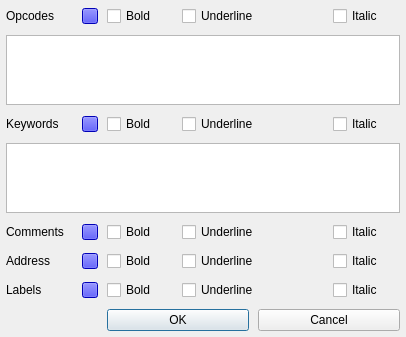
<?xml version="1.0" encoding="UTF-8"?>
<ui version="4.0">
 <class>Form</class>
 <widget class="QWidget" name="Form">
  <property name="geometry">
   <rect>
    <x>0</x>
    <y>0</y>
    <width>406</width>
    <height>328</height>
   </rect>
  </property>
  <property name="windowTitle">
   <string>Form</string>
  </property>
  <layout class="QGridLayout" name="gridLayout_2">
   <property name="horizontalSpacing">
    <number>9</number>
   </property>
   <item row="0" column="2">
    <widget class="QCheckBox" name="checkBox">
     <property name="text">
      <string>Bold</string>
     </property>
    </widget>
   </item>
   <item row="1" column="0" colspan="6">
    <widget class="QPlainTextEdit" name="plainTextEdit"/>
   </item>
   <item row="2" column="3" colspan="2">
    <widget class="QCheckBox" name="checkBox_4">
     <property name="text">
      <string>Underline</string>
     </property>
    </widget>
   </item>
   <item row="5" column="5">
    <widget class="QCheckBox" name="checkBox_10">
     <property name="text">
      <string>Italic</string>
     </property>
    </widget>
   </item>
   <item row="4" column="2">
    <widget class="QCheckBox" name="checkBox_7">
     <property name="text">
      <string>Bold</string>
     </property>
    </widget>
   </item>
   <item row="7" column="2" colspan="2">
    <widget class="QPushButton" name="pushButton_6">
     <property name="styleSheet">
      <string notr="true"/>
     </property>
     <property name="text">
      <string>OK</string>
     </property>
     <property name="default">
      <bool>true</bool>
     </property>
    </widget>
   </item>
   <item row="4" column="3" colspan="2">
    <widget class="QCheckBox" name="checkBox_8">
     <property name="text">
      <string>Underline</string>
     </property>
    </widget>
   </item>
   <item row="5" column="1">
    <widget class="QPushButton" name="pushButton_4">
     <property name="maximumSize">
      <size>
       <width>16</width>
       <height>16</height>
      </size>
     </property>
     <property name="styleSheet">
      <string notr="true">background-color: rgb(0, 0, 255);</string>
     </property>
     <property name="text">
      <string/>
     </property>
    </widget>
   </item>
   <item row="4" column="5">
    <widget class="QCheckBox" name="checkBox_9">
     <property name="text">
      <string>Italic</string>
     </property>
    </widget>
   </item>
   <item row="7" column="4" colspan="2">
    <widget class="QPushButton" name="pushButton_7">
     <property name="text">
      <string>Cancel</string>
     </property>
    </widget>
   </item>
   <item row="5" column="2">
    <widget class="QCheckBox" name="checkBox_11">
     <property name="text">
      <string>Bold</string>
     </property>
    </widget>
   </item>
   <item row="5" column="0">
    <widget class="QLabel" name="label_4">
     <property name="text">
      <string>Address</string>
     </property>
    </widget>
   </item>
   <item row="6" column="0">
    <widget class="QLabel" name="label_5">
     <property name="text">
      <string>Labels</string>
     </property>
    </widget>
   </item>
   <item row="5" column="3" colspan="2">
    <widget class="QCheckBox" name="checkBox_12">
     <property name="text">
      <string>Underline</string>
     </property>
    </widget>
   </item>
   <item row="2" column="2">
    <widget class="QCheckBox" name="checkBox_5">
     <property name="text">
      <string>Bold</string>
     </property>
    </widget>
   </item>
   <item row="4" column="1">
    <widget class="QPushButton" name="pushButton_3">
     <property name="maximumSize">
      <size>
       <width>16</width>
       <height>16</height>
      </size>
     </property>
     <property name="styleSheet">
      <string notr="true">background-color: rgb(0, 0, 255);</string>
     </property>
     <property name="text">
      <string/>
     </property>
    </widget>
   </item>
   <item row="2" column="0">
    <widget class="QLabel" name="label_2">
     <property name="text">
      <string>Keywords</string>
     </property>
    </widget>
   </item>
   <item row="2" column="5">
    <widget class="QCheckBox" name="checkBox_6">
     <property name="text">
      <string>Italic</string>
     </property>
    </widget>
   </item>
   <item row="3" column="0" colspan="6">
    <widget class="QPlainTextEdit" name="plainTextEdit_2"/>
   </item>
   <item row="4" column="0">
    <widget class="QLabel" name="label_3">
     <property name="text">
      <string>Comments</string>
     </property>
    </widget>
   </item>
   <item row="2" column="1">
    <widget class="QPushButton" name="pushButton_2">
     <property name="maximumSize">
      <size>
       <width>16</width>
       <height>16</height>
      </size>
     </property>
     <property name="styleSheet">
      <string notr="true">background-color: rgb(0, 0, 255);</string>
     </property>
     <property name="text">
      <string/>
     </property>
    </widget>
   </item>
   <item row="6" column="2">
    <widget class="QCheckBox" name="checkBox_15">
     <property name="text">
      <string>Bold</string>
     </property>
    </widget>
   </item>
   <item row="0" column="3" colspan="2">
    <widget class="QCheckBox" name="checkBox_2">
     <property name="text">
      <string>Underline</string>
     </property>
    </widget>
   </item>
   <item row="6" column="5">
    <widget class="QCheckBox" name="checkBox_14">
     <property name="text">
      <string>Italic</string>
     </property>
    </widget>
   </item>
   <item row="6" column="1">
    <widget class="QPushButton" name="pushButton_5">
     <property name="maximumSize">
      <size>
       <width>16</width>
       <height>16</height>
      </size>
     </property>
     <property name="styleSheet">
      <string notr="true">background-color: rgb(0, 0, 255);</string>
     </property>
     <property name="text">
      <string/>
     </property>
    </widget>
   </item>
   <item row="0" column="5">
    <widget class="QCheckBox" name="checkBox_3">
     <property name="text">
      <string>Italic</string>
     </property>
    </widget>
   </item>
   <item row="0" column="0">
    <widget class="QLabel" name="label">
     <property name="text">
      <string>Opcodes</string>
     </property>
    </widget>
   </item>
   <item row="6" column="3" colspan="2">
    <widget class="QCheckBox" name="checkBox_13">
     <property name="text">
      <string>Underline</string>
     </property>
    </widget>
   </item>
   <item row="0" column="1">
    <widget class="QPushButton" name="pushButton">
     <property name="minimumSize">
      <size>
       <width>16</width>
       <height>16</height>
      </size>
     </property>
     <property name="maximumSize">
      <size>
       <width>16</width>
       <height>16</height>
      </size>
     </property>
     <property name="styleSheet">
      <string notr="true">background-color: rgb(0, 0, 255);</string>
     </property>
     <property name="text">
      <string/>
     </property>
     <property name="flat">
      <bool>false</bool>
     </property>
    </widget>
   </item>
  </layout>
 </widget>
 <layoutdefault spacing="9" margin="6"/>
 <resources/>
 <connections/>
</ui>
